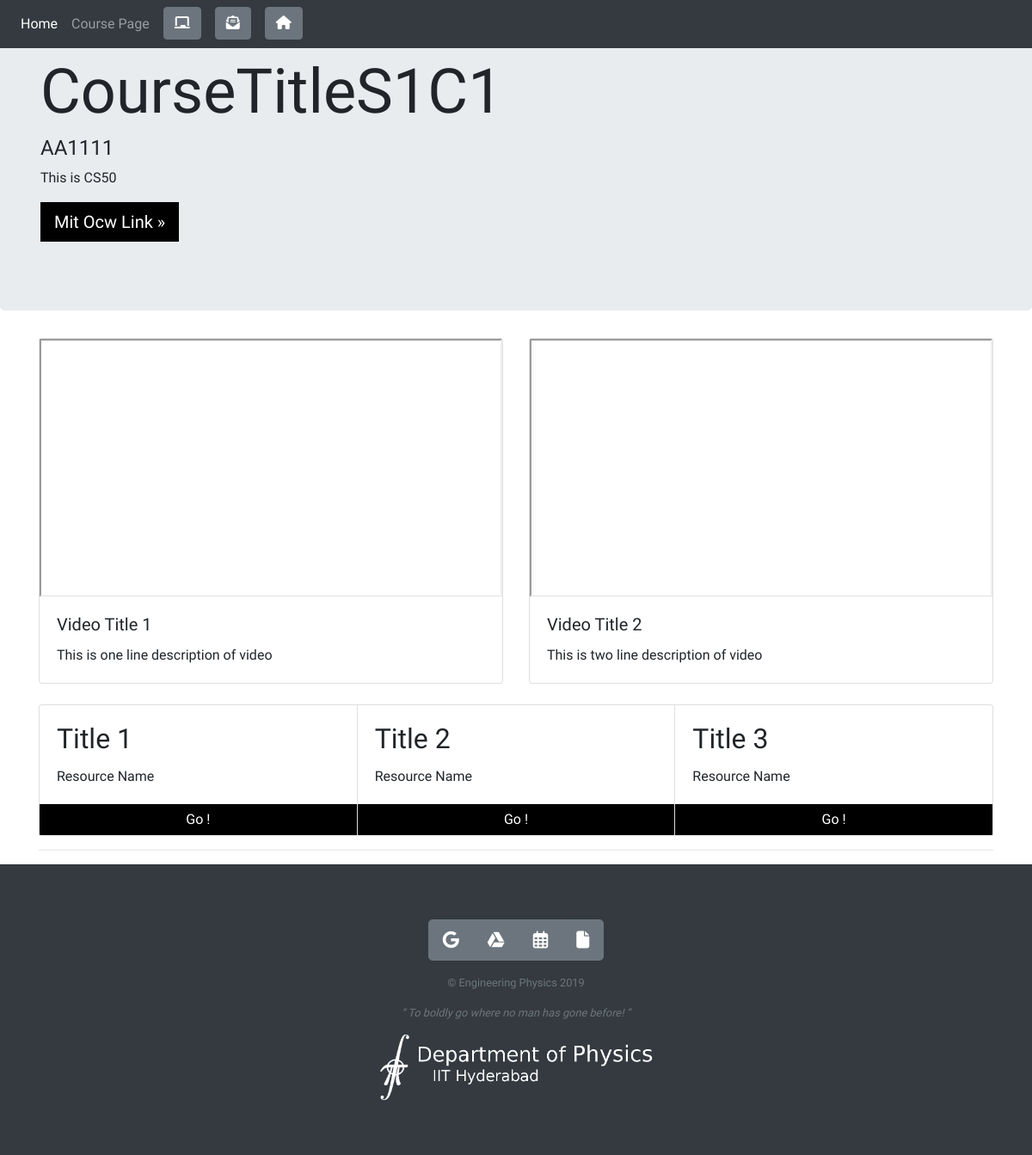
Screenshot of /1/AA1111 with the database file from the repository.
### app/model.py (models this page shows, shortened)
class Course(db.Model):
    __tablename__ = 'courses'
    id = db.Column(db.Integer, primary_key = True)
    course_id = db.Column(db.String , index = True,unique = True)
    course_title = db.Column(db.String(64))
    description = db.Column(db.String(64))
    vid_title1 = db.Column(db.String(64))
    vid_desc1 = db.Column(db.String(64))
    vid_title2 = db.Column(db.String(64))
    vid_desc2 = db.Column(db.String(64))
    resc_title1 = db.Column(db.String(64))
    resc_desc1 = db.Column(db.String(64))
    resc_title2 = db.Column(db.String(64))
    resc_desc2 = db.Column(db.String(64))
    resc_title3 = db.Column(db.String(64))
    resc_desc3 = db.Column(db.String(64))
    vid_link1 = db.Column(db.String(64))
    vid_link2 = db.Column(db.String(64))
    resc_link1 = db.Column(db.String(64))
    resc_link2 = db.Column(db.String(64))
    resc_link3 = db.Column(db.String(64))
    mit_link = db.Column(db.String(64))
    semester_id = db.Column(db.Integer, db.ForeignKey('semesters.id'))

### app/main/views.py (the view)
@main.route('/<int:number>/<courseid>', methods = ['GET','POST'])
def visit_course(number,courseid):
    data = Course.query.filter_by(course_id = courseid).first()
    if data is not None and validate(courseid):
        return render_template('coursesite.html' , data = data , semester_no = number)
    else:
        return "<h1>Invalid Code!</h1>" # maybe error template

### app/main/views.py (called while the page is built)
def validate(courseid):
    if courseid[:2].isalpha() and courseid[2:].isnumeric() and len(courseid)==6:
        return True
    return False

### app/templates/coursesite.html (shortened to what this page needs)
<!Doctype html>
<html lang="en">
  <head>
    <link rel="stylesheet" href="https://stackpath.bootstrapcdn.com/bootstrap/4.4.1/css/bootstrap.min.css">
  </head>
  <body>
    <nav class="navbar navbar-expand-md navbar-dark fixed-top bg-dark">
      <div class="collapse navbar-collapse" id="navbarsExampleDefault">
        <ul class="navbar-nav mr-auto">
          <li class="nav-item active">
            <a class="nav-link" href="/">Home <span class="sr-only">(current)</span></a>
          </li>
          <li class="nav-item">
            <a class="nav-link" href="/{{ semester_no }}">Course Page</a>
          </li>
          <li class="nav-item px-2">
            <button class="btn btn-secondary" type="button" onclick="window.location.href='https://classroom.google.com/'" title="Google Classroom"><i class="fas fa-chalkboard"></i></button>
          </li>
          <li class="nav-item px-2">
            <button class="btn btn-secondary" type="button" onclick="window.location.href='https://mail.google.com/mail/u/1/#inbox'" title="Gmail"><i class="fas fa-envelope-open-text"></i></button>
          </li>
          <li class="nav-item px-2">
            <button class="btn btn-secondary" type="button" onclick="window.location.href='https://www.iith.ac.in/'" title="IITH Home"><i class="fas fa-home"></i></button>
          </li>
        </ul>
      </div>
    </nav>
    <main role="main">
      <div class="jumbotron">
        <div class="container">
          <h1 class="display-3">{{ data['course_title'] }}</h1>
          <h4>{{ data['course_id'] }}</h4>
          <p>{{ data['description'] }}</p>
          <p><a class="btn btn-primary btn-lg" href="{{ data['mit_link'] }}'" role="button">Mit Ocw Link &raquo;</a></p>
        </div>
      </div>
      <div class="container">
        <div class="row row-cols-1 row-cols-md-2">
          <div class="col mb-4">
            <div class="card">
              <iframe height ='300vh' src="{{ data['vid_link1'] }}">
              </iframe>
              <div class="card-body">
                <h5 class="card-title">{{ data['vid_title1'] }}</h5>
                <p class="card-text">{{ data['vid_desc1'] }}</p>
              </div>
            </div>
          </div>
          <div class="col mb-4">
            <div class="card">
              <iframe height ='300vh'src="{{ data['vid_link2'] }}">
              </iframe>
              <div class="card-body">
                <h5 class="card-title">{{ data['vid_title2'] }}</h5>
                <p class="card-text">{{ data['vid_desc2'] }}</p>
              </div>
            </div>
          </div>
        </div>
        <div class="card-group">
          <div class="card">
            <div class="card-body">
              <h2 class="card-title">{{ data['resc_title1'] }}</h5>
              <p class="card-text">{{ data['resc_desc1'] }}</p>
            </div>
            <a class="btn btn-primary" href="{{ data['resc_link1'] }}" role="button">Go !</a>
          </div>
          <div class="card">
            <div class="card-body">
              <h2 class="card-title">{{ data['resc_title2'] }}</h5>
              <p class="card-text">{{ data['resc_desc1'] }}</p>
            </div>
            <a class="btn btn-primary" href="{{ data['resc_link2'] }}" role="button">Go !</a>
          </div>
          <div class="card">
            <div class="card-body">
              <h2 class="card-title">{{ data['resc_title3'] }}</h5>
              <p class="card-text">{{ data['resc_desc1'] }}</p>
            </div>
            <a class="btn btn-primary" href="{{ data['resc_link3'] }}" role="button">Go !</a>
          </div>
        </div>
        <hr>
      </div>
    </main>
    <footer class="bg-dark py-5 text-muted text-center">
    <div class="container">
      <div class="btn-group btn-group-lg my-3" role="group" aria-label="footer">
          <button type="button" class="btn btn-secondary"><i class="fab fa-google"></i></button>
          <button type="button" class="btn btn-secondary"><i class="fab fa-google-drive"></i></button>
          <button type="button" class="btn btn-secondary"><i class="far fa-calendar-alt"></i></button>
          <button type="button" class="btn btn-secondary"><i class="fas fa-file"></i></button>
      </div>
      <small>
          <p>&copy; Engineering Physics 2019</p>
          <p><em>&ldquo;  To boldly go where no man has gone before! &rdquo;</em></p>
      </small>
  <p><img class="img-fluid" src="../static/images/logo.png" style="height: 2cm;"></p>
  </div>
  </footer>
  </body>
</html>

### app/templates/coursesite.html (style rules this page uses)
body { font-family: 'Raleway', sans-serif; }
.btn-primary { background-color: black; border: none; color: white; border-radius: 0%; }

### rows the page displays
Course: course_title "CourseTitleS1C1", course_id "AA1111", description "This is CS50", vid_title1 "Video Title 1", vid_desc1 "This is one line description of video", vid_title2 "Video Title 2", vid_desc2 "This is two line description of video", resc_title1 "Title 1", resc_desc1 "Resource Name", resc_title2 "Title 2", resc_title3 "Title 3"
